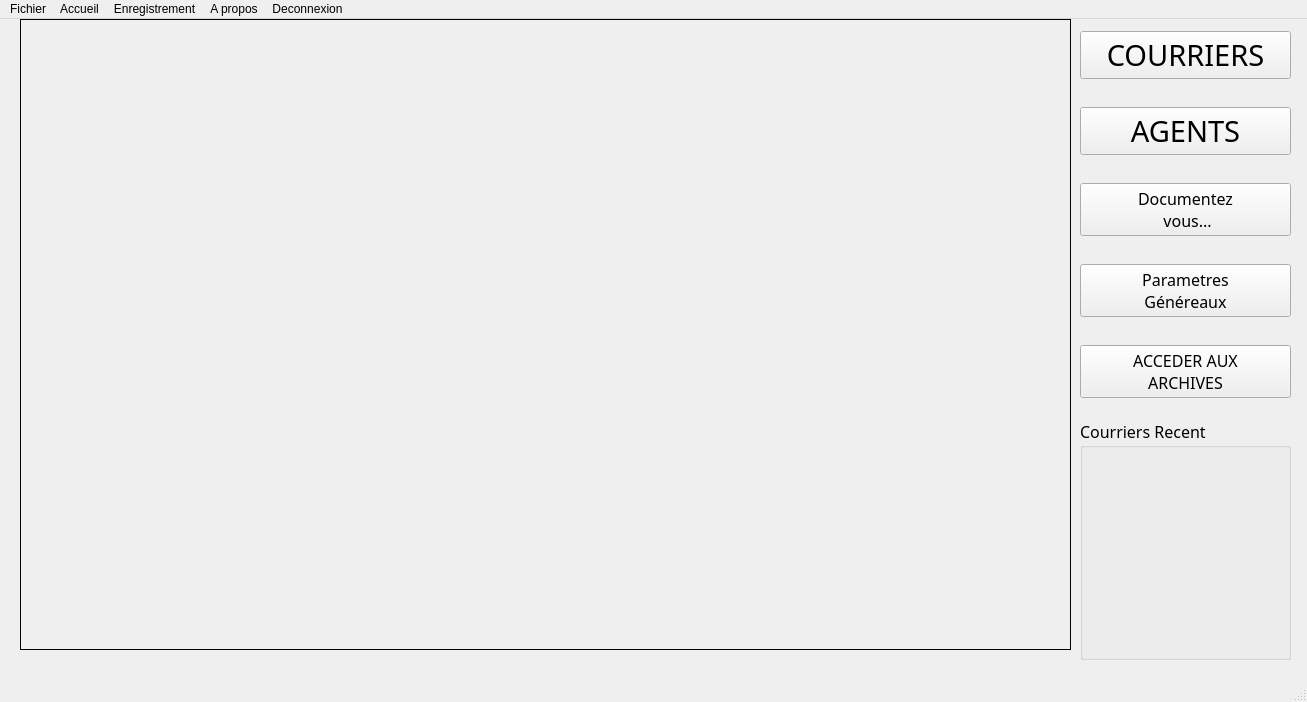
<?xml version="1.0" encoding="UTF-8"?>
<ui version="4.0">
 <class>Accueil</class>
 <widget class="QMainWindow" name="Accueil">
  <property name="geometry">
   <rect>
    <x>0</x>
    <y>0</y>
    <width>1307</width>
    <height>702</height>
   </rect>
  </property>
  <property name="windowTitle">
   <string>MainWindow</string>
  </property>
  <widget class="QWidget" name="centralwidget">
   <widget class="QWidget" name="verticalLayoutWidget">
    <property name="geometry">
     <rect>
      <x>1080</x>
      <y>-10</y>
      <width>211</width>
      <height>411</height>
     </rect>
    </property>
    <layout class="QVBoxLayout" name="verticalLayout_6">
     <item>
      <widget class="QPushButton" name="bntcourrier">
       <property name="font">
        <font>
         <family>Algerian</family>
         <pointsize>22</pointsize>
        </font>
       </property>
       <property name="text">
        <string>COURRIERS</string>
       </property>
      </widget>
     </item>
     <item>
      <widget class="QPushButton" name="bntagent">
       <property name="font">
        <font>
         <family>Algerian</family>
         <pointsize>22</pointsize>
        </font>
       </property>
       <property name="text">
        <string>AGENTS</string>
       </property>
      </widget>
     </item>
     <item>
      <widget class="QPushButton" name="bntdoc">
       <property name="font">
        <font>
         <family>Algerian</family>
         <pointsize>12</pointsize>
        </font>
       </property>
       <property name="text">
        <string>Documentez
 vous...</string>
       </property>
      </widget>
     </item>
     <item>
      <widget class="QPushButton" name="bntparametre">
       <property name="font">
        <font>
         <family>Algerian</family>
         <pointsize>12</pointsize>
        </font>
       </property>
       <property name="text">
        <string>Parametres 
Généreaux</string>
       </property>
      </widget>
     </item>
     <item>
      <widget class="QPushButton" name="bntarchives">
       <property name="font">
        <font>
         <family>Algerian</family>
         <pointsize>12</pointsize>
        </font>
       </property>
       <property name="text">
        <string>ACCEDER AUX 
ARCHIVES</string>
       </property>
      </widget>
     </item>
    </layout>
   </widget>
   <widget class="QGroupBox" name="groupBox">
    <property name="geometry">
     <rect>
      <x>1080</x>
      <y>400</y>
      <width>211</width>
      <height>241</height>
     </rect>
    </property>
    <property name="font">
     <font>
      <family>Algerian</family>
      <pointsize>12</pointsize>
     </font>
    </property>
    <property name="title">
     <string>Courriers Recent </string>
    </property>
   </widget>
   <widget class="QLabel" name="labelaccueil">
    <property name="geometry">
     <rect>
      <x>20</x>
      <y>0</y>
      <width>1051</width>
      <height>631</height>
     </rect>
    </property>
    <property name="font">
     <font>
      <family>Times New Roman</family>
      <pointsize>12</pointsize>
     </font>
    </property>
    <property name="frameShape">
     <enum>QFrame::Box</enum>
    </property>
    <property name="text">
     <string/>
    </property>
   </widget>
  </widget>
  <widget class="QStatusBar" name="statusbar"/>
  <widget class="QMenuBar" name="menubar">
   <property name="geometry">
    <rect>
     <x>0</x>
     <y>0</y>
     <width>1307</width>
     <height>20</height>
    </rect>
   </property>
   <widget class="QMenu" name="menuAccueil">
    <property name="title">
     <string>Accueil</string>
    </property>
    <addaction name="actionCourrier"/>
    <addaction name="actionAgent"/>
    <addaction name="actionDocumentation"/>
    <addaction name="actionArchives"/>
    <addaction name="actionParam_tres_g_n_raux"/>
    <addaction name="separator"/>
    <addaction name="actionFermer"/>
   </widget>
   <widget class="QMenu" name="menuFichier">
    <property name="title">
     <string>Fichier</string>
    </property>
   </widget>
   <widget class="QMenu" name="menuEnregistrement">
    <property name="title">
     <string>Enregistrement</string>
    </property>
    <addaction name="actionEnr_gistrer_un_courrier"/>
    <addaction name="actionListe_des_courriers"/>
    <addaction name="actionRechercher_un_courrier"/>
    <addaction name="separator"/>
    <addaction name="actionEnr_gistrer_un_agent"/>
    <addaction name="actionListe_des_agents"/>
    <addaction name="actionRechercher_un_agent"/>
    <addaction name="separator"/>
    <addaction name="actionAide"/>
    <addaction name="separator"/>
    <addaction name="actionFermer_2"/>
   </widget>
   <widget class="QMenu" name="menuA_propos">
    <property name="title">
     <string>A propos</string>
    </property>
    <addaction name="actionA_propos_de_Corex"/>
    <addaction name="actionVisite_guid_e_de_Corex"/>
    <addaction name="actionRaccourcis_sur_clavier"/>
    <addaction name="actionContacter_nous"/>
    <addaction name="separator"/>
    <addaction name="actionFermer_3"/>
   </widget>
   <widget class="QMenu" name="menuDreconnexion">
    <property name="title">
     <string>Deconnexion</string>
    </property>
   </widget>
   <addaction name="menuFichier"/>
   <addaction name="menuAccueil"/>
   <addaction name="menuEnregistrement"/>
   <addaction name="menuA_propos"/>
   <addaction name="menuDreconnexion"/>
  </widget>
  <action name="actionEnr_gistrer_un_courrier">
   <property name="text">
    <string>Enrégistrer un courrier</string>
   </property>
  </action>
  <action name="actionEnr_gistrer_un_agent">
   <property name="text">
    <string>Enrégistrer un agent</string>
   </property>
  </action>
  <action name="actionListe_des_courriers">
   <property name="text">
    <string>Liste des courriers</string>
   </property>
  </action>
  <action name="actionListe_des_agents">
   <property name="text">
    <string>Liste des agents</string>
   </property>
  </action>
  <action name="actionRechercher_un_courrier">
   <property name="text">
    <string>Rechercher un courrier</string>
   </property>
  </action>
  <action name="actionRechercher_un_agent">
   <property name="text">
    <string>Rechercher un agent</string>
   </property>
  </action>
  <action name="actionCourrier">
   <property name="text">
    <string>Courrier                   CTRL+C</string>
   </property>
   <property name="shortcut">
    <string>Ctrl+C</string>
   </property>
  </action>
  <action name="actionAgent">
   <property name="text">
    <string>Agent                      CTRL+A</string>
   </property>
   <property name="shortcut">
    <string>Ctrl+A</string>
   </property>
  </action>
  <action name="actionDocumentation">
   <property name="text">
    <string>Documentation     CTRL+D</string>
   </property>
   <property name="shortcut">
    <string>Ctrl+D</string>
   </property>
  </action>
  <action name="actionArchives">
   <property name="text">
    <string>Archives                 CTRL+R</string>
   </property>
   <property name="shortcut">
    <string>Ctrl+R</string>
   </property>
  </action>
  <action name="actionParam_tres_g_n_raux">
   <property name="text">
    <string>Paramètres généraux   CTRL+P</string>
   </property>
  </action>
  <action name="actionFermer">
   <property name="text">
    <string>Fermer                    CTRL+Q</string>
   </property>
  </action>
  <action name="actionAide">
   <property name="text">
    <string>Aide</string>
   </property>
  </action>
  <action name="actionFermer_2">
   <property name="text">
    <string>Fermer</string>
   </property>
  </action>
  <action name="actionA_propos_de_Corex">
   <property name="text">
    <string>A propos de Corex</string>
   </property>
  </action>
  <action name="actionVisite_guid_e_de_Corex">
   <property name="text">
    <string>Visite guidée de Corex</string>
   </property>
  </action>
  <action name="actionRaccourcis_sur_clavier">
   <property name="text">
    <string>Raccourcis  sur clavier</string>
   </property>
  </action>
  <action name="actionContacter_nous">
   <property name="text">
    <string>Contacter-nous</string>
   </property>
  </action>
  <action name="actionFermer_3">
   <property name="text">
    <string>Fermer</string>
   </property>
  </action>
 </widget>
 <resources/>
 <connections/>
</ui>
